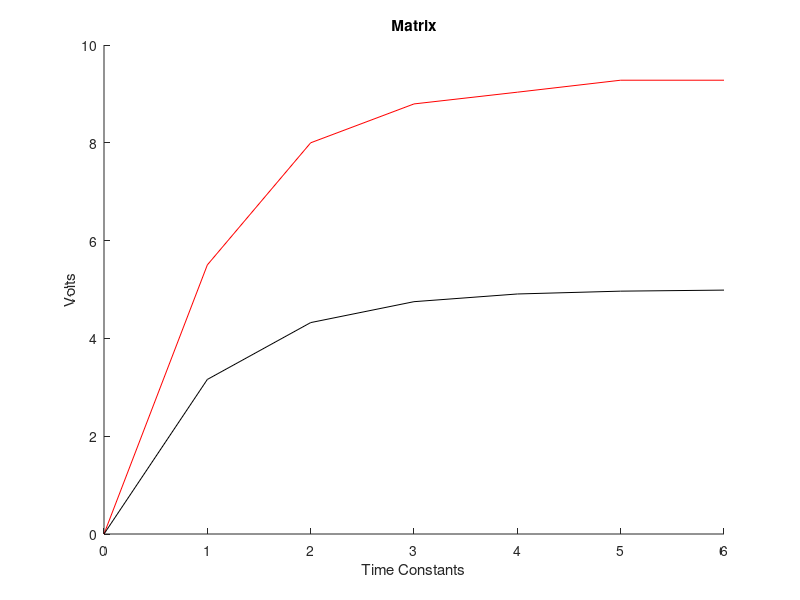

Source code (MATLAB):
% Isaac Bullinger
% Homework 10
% isaac.bullinger@nwc.edu
e=2.718281828;
p=[0,0,0,0,0,0,0];
I=input('Input test value: \n');
for x=1:6;
    p(x+1)=(1-(1/(e^x)))*I;
end;
x=[0,1,2,3,4,5,6];
T1=((5.13+5.58+5.55+5.75)/4);
T2=((7.48+8.29+8.22+8.01)/4);
T3=((8.53+8.96+8.86+8.83)/4);
T4=((8.55+9.23+9.18+9.18)/4);
T5=((9.15+9.33+9.32+9.32)/4);
yAvg=[0,T1,T2,T3,T4,T5,T5];
hold on;
plot(x,yAvg,'red');
plot(x,p,'black');
title('Matrix');
xlabel('Time Constants');
ylabel('Volts');
ylim([0,10]);